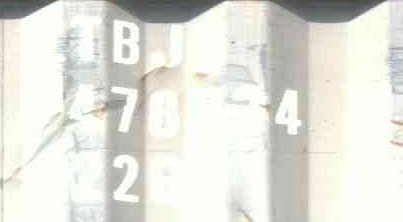
#> input picture 练习/图像处理进阶版/Retinex图像增强/paper_data/3842.jpg, 403 x 222 px
$ python 3.MSRCR.py
#> lines starting #> are read from the running program, lines starting #| are printed output that depends on the picture
# -*- coding: UTF-8 -*-
"""
@Project : pythonProject
@File    : 3.MSRCR.py
@IDE     : PyCharm
@Author  : FengHuohuo
@Date    : 2022/7/3 17:07
@Function：
"""
#ref [11]
import argparse
import numpy as np
import cv2


def singleScaleRetinexProcess(img, sigma):
    temp = cv2.GaussianBlur(img, (0, 0), sigma)
    gaussian = np.where(temp == 0, 0.01, temp)
    retinex = np.log10(img + 0.01) - np.log10(gaussian)
    return retinex

def multiScaleRetinexProcess(img, sigma_list):
    retinex = np.zeros_like(img * 1.0)
    for sigma in sigma_list:
        retinex = singleScaleRetinexProcess(img, sigma)
    retinex = retinex / len(sigma_list)
    return retinex

def colorRestoration(img, alpha, beta):
    img_sum = np.sum(img, axis=2, keepdims=True)
    color_restoration = beta * (np.log10(alpha * img) - np.log10(img_sum))
    return color_restoration

def multiScaleRetinexWithColorRestorationProcess(img, sigma_list, G, b, alpha, beta):
    img = np.float64(img) + 1.0
    img_retinex = multiScaleRetinexProcess(img, sigma_list)
    img_color = colorRestoration(img, alpha, beta)
    img_msrcr = G * (img_retinex * img_color + b)
    return img_msrcr

def simplestColorBalance(img, low_clip, high_clip):
    total = img.shape[0] * img.shape[1]
    for i in range(img.shape[2]):
        # counts是新列表unique元素在旧列表中第一次出现的位置，并以列表形式储存在s中
        unique, counts = np.unique(img[:, :, i], return_counts=True)    # 去除其中重复的元素
        current = 0
        for u, c in zip(unique, counts):
            if float(current) / total < low_clip:
                low_val = u
            if float(current) / total < high_clip:
                high_val = u
            current += c
        img[:, :, i] = np.maximum(np.minimum(img[:, :, i], high_val), low_val)
    return img

def touint8(img):
    for i in range(img.shape[2]):
        img[:, :, i] = (img[:, :, i] - np.min(img[:, :, i])) / \
                       (np.max(img[:, :, i]) - np.min(img[:, :, i])) * 255
    img = np.uint8(np.minimum(np.maximum(img, 0), 255))
    return img

def SSR(img, sigma=300):
    ssr = singleScaleRetinexProcess(img, sigma)
    ssr = touint8(ssr)
    return ssr

def MSR(img, sigma_list=[15, 80, 250]):
    msr = multiScaleRetinexProcess(img, sigma_list)
    msr = touint8(msr)
    return msr

def MSRCR(img, sigma_list=[15, 80, 250], G=5, b=25, alpha=125, beta=46, low_clip=0.01, high_clip=0.99):
    msrcr = multiScaleRetinexWithColorRestorationProcess(img, sigma_list, G, b, alpha, beta)
    msrcr = touint8(msrcr)
    msrcr = simplestColorBalance(msrcr, low_clip, high_clip)
    return msrcr

def main():
    # ap = argparse.ArgumentParser()
    # ap.add_argument('--image', required=True)
    # args = vars(ap.parse_args())

    image1 = cv2.imread("paper_data/3842.jpg")
#> image1 is the input picture: shape (222, 403, 3); mean B, G, R 220.5, 228.4, 228.1
    image = 255-image1
    cv2.imwrite("paper_data/oppo.jpg", image)

    ssr = SSR(image)
#> in singleScaleRetinexProcess, `gaussian = np.where(temp == 0, 0.01, temp)`:
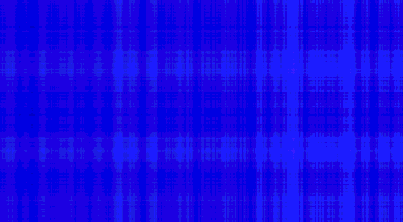
#> gaussian: shape (222, 403, 3) float64; mean B, G, R 34.2, 26.3, 26.8; drawn with min black and max white
    msr = MSR(image)
#> the loop in multiScaleRetinexProcess, `for sigma in sigma_list:` made 3 passes
#> pass 1, in singleScaleRetinexProcess (call 2), `temp = cv2.GaussianBlur(img, (0, 0), sigma)`:
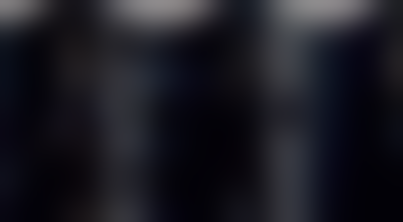
#> temp: shape (222, 403, 3); mean B, G, R 34.3, 26.5, 26.8
    msrcr = MSRCR(image)
#> in multiScaleRetinexProcess (call 2), `retinex = retinex / len(sigma_list)`:
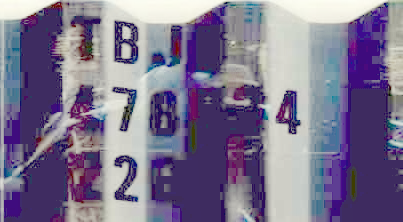
#> retinex: shape (222, 403, 3) float64; mean of channels 0, 1, 2 -0.067, -0.154, -0.125; drawn with min black and max white
#> in colorRestoration, `img_sum = np.sum(img, axis=2, keepdims=True)`:
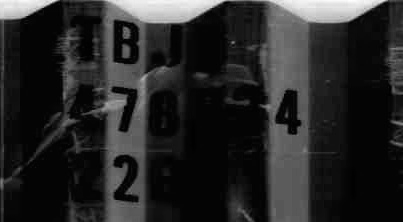
#> img_sum: shape (222, 403, 1) float64; min 3, max 566, mean 91; drawn with min black and max white
#> in colorRestoration, `color_restoration = beta * (np.log10(alpha * img) - np.log10(img_sum))`:
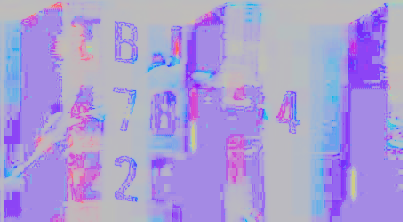
#> color_restoration: shape (222, 403, 3) float64; mean of channels 0, 1, 2 82, 64.9, 69.1; drawn with min black and max white
#> in multiScaleRetinexWithColorRestorationProcess, `img_msrcr = G * (img_retinex * img_color + b)`:
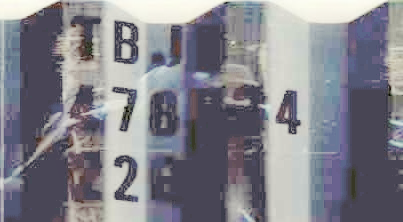
#> img_msrcr: shape (222, 403, 3) float64; mean of channels 0, 1, 2 94.9, 85, 85.7; drawn with min black and max white
#> after the loop in simplestColorBalance, `for i in range(img.shape[2]):`: img: shape (222, 403, 3); mean of channels 0, 1, 2 144.7, 124.9, 125.7

    cv2.imshow("Retinex", np.hstack([image, ssr, msr, msrcr]))
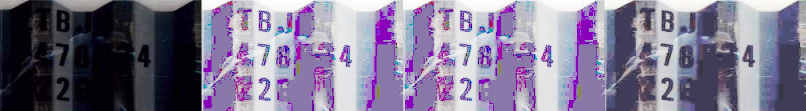
#> window 'Retinex': shape (222, 1612, 3) (shown at 1/2 size); mean B, G, R 143.1, 117.8, 126.1
    cv2.imwrite("paper_data/paper_total.jpg", np.hstack([image, ssr, msr, msrcr]))
    cv2.imwrite("paper_data/paper.jpg", msrcr)
    cv2.waitKey(0)


if __name__ == "__main__":
    main()
